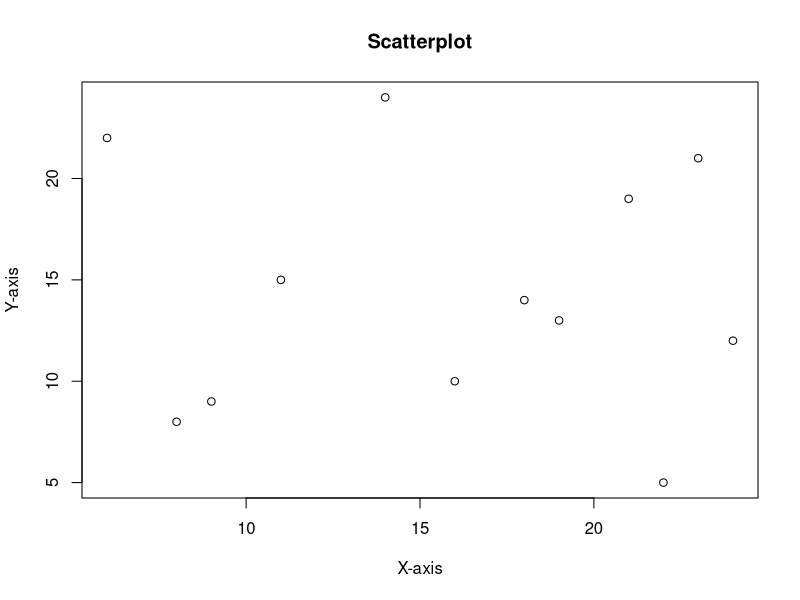

This chart was generated by the following R code:
## ---- chunk 1
knitr::opts_chunk$set(echo = TRUE)
## ---- chunk 2
print("2136656")
print("Year 3")
## ---- chunk 3
rnorm(10, mean = 12, sd = 3)
## ---- chunk 4
mean(sample(5:25, 12))
## ---- chunk 5
x_coordinates <- sample(5:25,12)
y_coordinates <- sample(5:25,12)

plot(x_coordinates, y_coordinates,
     main = "Scatterplot",
     xlab = "X-axis",
     ylab = "Y-axis")
  
## ---- chunk 6
sd(rnorm(15,12,3))
## ---- chunk 7
exists("bmi")
bmi<- function(weightInKg, heightInMeters)  {
  return (weightInKg/heightInMeters^2)
}
bmi(85, 1.9)
